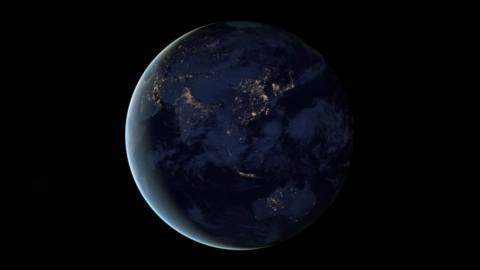
%> input picture 1.jpg, 480 x 270 px; the run also reads 1 picture not shown here
$ octave main_interHEVC.m   (GNU Octave 9; MATLAB toolbox functions it lacks are replaced by stand-ins)
%> lines starting %> are read from the running program, lines starting %| are printed output that depends on the picture
### motionEstInitS.m
% Computes motion vectors using Three Step Search method
%
% Input
%   Y : The image for which we want to find motion vectors
%   ref_Y : The reference image
%   puSize : Size of the prediction unit
%   p : Search parameter
%
% Ouput
%   TSScomputations: The average nupuer of points searched for a prediction unit
%   min: minimum cost based on SAD function
%   x, y: coordinates of best match PU
%   tSADInit: times spent in SAD computations
%
% Written by Aroh Barjatya work, adapted by Natalia Molinero Mingorance


function [tSADInit,TSScomputations, min, x, y] = motionEstInitS(Y, ref_Y, puSize, p)

[row, col] = size(ref_Y);

vectors = zeros(2,row*col/puSize^2);
costs = ones(3, 3) * 65537;
tSADInit=0;
computations = 0;

% we now take effectively log to the base 2 of p
% this will give us the nupuer of steps required

L = floor(log10(p+1)/log10(2));
stepMax = 2^(L-1);

% we start off from the top left of the image
% we will walk in steps of puSize
% for every prediction unit that we look at we will look for
% a close match p pixels on the left, right, top and bottom of it

puCount = 1;
for i = 1 : puSize : row-puSize+1
    for j = 1 : puSize : col-puSize+1

        % the three step search starts
        % we will evaluate 9 elements at every step
        % read the literature to find out what the pattern is
        % my variables have been named aptly to reflect their significance

        x = j;
        y = i;

        % In order to avoid calculating the center point of the search
        % again and again we always store the value for it from the
        % previous run. For the first iteration we store this value outside
        % the for loop, but for subsequent iterations we store the cost at
        % the point where we are going to shift our root.
%         tic
        costs(2,2) = costFuncSAD(Y(i:i+puSize-1,j:j+puSize-1), ...
                                    ref_Y(i:i+puSize-1,j:j+puSize-1),puSize);
%         tSADInit(computations + 1) = toc;
        computations = computations + 1;

        stepSize = stepMax;

        while(stepSize >= 1)

            % m is row(vertical) index
            % n is col(horizontal) index
            % this means we are scanning in raster order
            for m = -stepSize : stepSize : stepSize
                for n = -stepSize : stepSize : stepSize
                    refBlkVer = y + m;   % row/Vert co-ordinate for ref block
                    refBlkHor = x + n;   % col/Horizontal co-ordinate
                    if ( refBlkVer < 1 || refBlkVer+puSize-1 > row ...
                        || refBlkHor < 1 || refBlkHor+puSize-1 > col) %%for the borders of the blocks; i.e., we don't compare 9 points because we will be out of the search area
                        continue;
                    end


                    costRow = m/stepSize + 2;
                    costCol = n/stepSize + 2;
                    if (costRow == 2 && costCol == 2)
                        continue
                    end
                    tic
                    costs(costRow, costCol ) = costFuncSAD(Y(i:i+puSize-1,j:j+puSize-1), ...
                        ref_Y(refBlkVer:refBlkVer+puSize-1, refBlkHor:refBlkHor+puSize-1), puSize);
                    tSADInit=tSADInit+toc;
                    computations = computations + 1;
                end
            end

            % Now we find the vector where the cost is minimum
            % and store it ... this is what will be passed back.

            [dx, dy, min] = minCost(costs);      % finds which prediction unit in ref_Y gave us min Cost


            % shift the root for search window to new minima point

            x = x + (dx-2)*stepSize;
            y = y + (dy-2)*stepSize;

            % Arohs thought: At this point we can check and see if the
            % shifted co-ordinates are exactly the same as the root
            % co-ordinates of the last step, then we check them against a
            % preset threshold, and ifthe cost is less then that, than we
            % can exit from teh loop right here. This way we can save more
            % computations. However, as this is not implemented in the
            % paper I am modeling, I am not incorporating this test.
            % May be later...as my own addition to the algorithm

            stepSize = stepSize / 2;
            costs(2,2) = costs(dy,dx);

        end
        vectors(1,puCount) = y - i;    % row co-ordinate for the vector
        vectors(2,puCount) = x - j;    % col co-ordinate for the vector
        puCount = puCount + 1;
        costs = ones(3,3) * 65537;
    end
end
% motionVect = vectors;
% TSScomputations = computations/(puCount - 1);
TSScomputations = computations;

### motionEstTZS.m
% TZ Search with square seach, raster search and raster refinement search
% Calls montionEstInitS, montionEstRasS, montionEstRefS
% Input
%   Y : The image for which we want to find motion vectors
%   ref_Y : The reference image
%   puSize : Size of the prediction unit
%   p : Search parameter
%   iRaster : Search parameter
%
% Ouput
%   motionVect : the motion vectors for each integral prediction unit in Y
%   TZScomputations: The average number of points searched for a prediction
%   unit
%   tSADInit: times spent in SAD computations
%   tSADRas: times spent in SAD computations
%   tSADRef: times spent in SAD computations
%   tEndInit: times spent in Init search
%   tEndRas: times spent in raster scan
%   tEndRef: times spent in Refinement scn
%
% Written by Natalia Molinero Mingorance
%


function [tSADInit,tSADRas,tSADRef,tEndInit,tEndRas,tEndRef, motionVect, TZScomputations] = motionEstTZS(Y, ref_Y, puSize, p,iRaster)
tSADInit="";
tSADRas="";
tSADRef="";
tEndInit="";
tEndRas="";
tEndRef="";
tInit = tic;
[tSADInit, TSScomputations, Bestdistance, x, y] = motionEstInitS(Y, ref_Y, puSize, p); %%%square search step
tEndInit = toc(tInit)
TZScomputations=TSScomputations;

if Bestdistance ~= 0
    if Bestdistance > iRaster
        iRaster = 1;
        tRas = tic;
        [tSADRas, TRasScomputations, motionVect,Bestdistance, x, y] = montionEstRasS(Y, ref_Y, puSize, x, y, iRaster); %%%raster search step
        tEndRas = toc(tRas)
        TZScomputations=TZScomputations+TRasScomputations;
    elseif 0 < Bestdistance && Bestdistance < iRaster
        tRef = tic;
        [tSADRef, TRefScomputations,motionVect, x, y] = motionEstRefS(Y, ref_Y, puSize, p, x, y); %%%raster refinement search step
        tEndRef = toc(tRef)
        TZScomputations=TZScomputations+TRefScomputations;
    end
end

### motionEstRefS.m
% Computes motion vectors using Three Step Search Refinement method
%
% Input
%   Y : The image for which we want to find motion vectors
%   ref_Y : The reference image
%   puSize : Size of the prediction unit
%   p : Search parameter  (read literature to find what this means)
%   x, y: coordinates of previous best match PU
%
% Ouput
%   TRefScomputations: The average nupuer of points searched for a prediction unit
%   motionVect : the motion vectors for each integral prediction unit in Y
%   x, y: coordinates of best match PU
%   tSADRef: times spent in SAD computations
%
% Written by Aroh Barjatya work, adapted by Natalia Molinero Mingorance


function [tSADRef, TRefScomputations,motionVect, x, y] = motionEstRefS(Y, ref_Y, puSize, p, x, y)

[row, col] = size(ref_Y);

tSADRef=0;
vectors = zeros(2,row*col/puSize^2);
costs = ones(3, 3) * 65537;

computations = 0;

% we now take effectively log to the base 2 of p
% this will give us the nupuer of steps required

L = floor(log10(p+1)/log10(2));
stepMax = 2^(L-1);

% we start off from the top left of the image
% we will walk in steps of puSize
% for every prediction unit that we look at we will look for
% a close match p pixels on the left, right, top and bottom of it

puCount = 1;

hfilter=[-1,4,-11,40,40,-11,4,1];
qfilter=[-1,4,-10,58,17,-5,1,];

    for ii = 1 : puSize : row-puSize+1
        for jj = 1 : puSize : col-puSize+1

        % the three step search starts
        % we will evaluate 9 elements at every step
        % read the literature to find out what the pattern is
        % my variables have been named aptly to reflect their significance

%         x = j;
%         y = i;


        % In order to avoid calculating the center point of the search
        % again and again we always store the value for it from the
        % previous run. For the first iteration we store this value outside
        % the for loop, but for subsequent iterations we store the cost at
        % the point where we are going to shift our root.
                tic
               costs(2,2)  = costFuncSAD(Y(ii:ii+puSize-1,jj:jj+puSize-1), ...
                                            ref_Y(ii:ii+puSize-1,jj:jj+puSize-1),puSize);
%                 tSADRef(computations + 1) = toc; %initially though like
%                 this but the final array was bigger than allowed by
%                 Matlab because of the number of computations
                tSADRef=tSADRef+toc;
                computations = computations +1;

                stepSize = stepMax;

                while(stepSize >= 1)

                    % m is row(vertical) index
                    % n is col(horizontal) index
                    % this means we are scanning in raster order
                    for m = -stepSize : stepSize : stepSize
                        for n = -stepSize : stepSize : stepSize
                            refBlkVer = y + m;   % row/Vert co-ordinate for ref block
                            refBlkHor = x + n;   % col/Horizontal co-ordinate
                            if ( refBlkVer < 1 || refBlkVer+puSize-1 > row ...
                                || refBlkHor < 1 || refBlkHor+puSize-1 > col) %%for the borders of the blocks; i.e., we don't compare 9 points because we will be out of the search area
                                continue;
                            end


                            costRow = m/stepSize + 2;
                            costCol = n/stepSize + 2;
                            if (costRow == 2 && costCol == 2)
                                continue
                            end
                            tic
                             costs(costRow, costCol )  = costFuncSAD(Y(ii:ii+puSize-1,jj:jj+puSize-1), ...
                                ref_Y(refBlkVer:refBlkVer+puSize-1, refBlkHor:refBlkHor+puSize-1), puSize);
                            tSADRef=tSADRef+toc;
                            computations = computations+ 1;
                        end
                    end

                    % Now we find the vector where the cost is minimum
                    % and store it ... this is what will be passed back.

                    [dx, dy] = minCost(costs);      % finds which prediction unit in ref_Y gave us min Cost


                    % shift the root for search window to new minima point

                    x = x + (dx-2)*stepSize;
                    y = y + (dy-2)*stepSize;

                    % Arohs thought: At this point we can check and see if the
                    % shifted co-ordinates are exactly the same as the root
                    % co-ordinates of the last step, then we check them against a
                    % preset threshold, and ifthe cost is less then that, than we
                    % can exit from teh loop right here. This way we can save more
                    % computations. However, as this is not implemented in the
                    % paper I am modeling, I am not incorporating this test.
                    % May be later...as my own addition to the algorithm

                    stepSize = stepSize / 2;
                    costs(2,2) = costs(dy,dx);
                    if stepSize == 2 && x-4>0 && y-4 > 0 %so we don't get samples outside the frame
                        [subY_ref,subY] = subpel_interpolation(x,y,ref_Y,Y);
                        tic
                       costs(costRow, costCol ) = costFuncSATD(subY_ref,subY);
                        tSADRef=tSADRef+toc;
                        computations = computations + 1;

                    end
                end

                vectors(1,puCount) = y - ii;    % row co-ordinate for the vector
                vectors(2,puCount) = x - jj;    % col co-ordinate for the vector
                puCount = puCount + 1;
                costs = ones(3,3) * 65537;

       end
    end


motionVect = vectors;
% TRefScomputations = computations/(puCount - 1);
 TRefScomputations = computations;

### motionComp.m
% Computes motion compensated image using the given motion vectors
%
% Input
%   ref_Y : The reference image (luma component)
%   motionVect : The motion vectors
%   puSize : Size of the prediction unit
%
% Ouput
%   imgComp : The motion compensated image
%
% Written by Aroh Barjatya work, adapted by Natalia Molinero Mingorance

function imgComp = motionComp(ref_Y, motionVect, puSize)

[row col] = size(ref_Y);


% we start off from the top left of the image
% we will walk in steps of puSize
% for every marcoblock that we look at we will read the motion vector
% and put that prediction unit from refernce image in the compensated image

puCount = 1;
for i = 1:puSize:row-puSize+1
    for j = 1:puSize:col-puSize+1

        % dy is row(vertical) index
        % dx is col(horizontal) index
        % this means we are scanning in order

        dy = motionVect(1,puCount);
        dx = motionVect(2,puCount);
        refBlkVer = i + dy;
        refBlkHor = j + dx;

        imageComp(i:i+puSize-1,j:j+puSize-1) = ref_Y(refBlkVer:refBlkVer+puSize-1, refBlkHor:refBlkHor+puSize-1);

        puCount = puCount + 1;
    end
end

imgComp = imageComp;

### imgPSNR.m
% Computes motion compensated image's PSNR
%
% Input
%   Y : The original image (luma component)
%   imgComp : The compensated image
%   n : the peak value possible of any pixel in the images
%
% Ouput
%   psnr : The motion compensated image's PSNR
%
% Written by Aroh Barjatya work, adapted by Natalia Molinero Mingorance

function psnr = imgPSNR(Y, imgComp, n)

[row col] = size(Y);

err = 0;

for i = 1:row
    for j = 1:col
        err = err + (Y(i,j) - imgComp(i,j))^2;
    end
end
mse = err / (row*col);

psnr = 10*log10(n*n/mse);

### main_interHEVC.m
% This script computes the Motion Estimation algorithm for TZ Search,
% taking Prediction Units as in HEVC
%it outputs the number of computations in the search algorithms and
%different computation times in the algorithms to evaluate performance
% It then computes the motion compensation and PSNR
% Written by Natalia Molinero Mingorance
clc
close all
clear all
clearAllMemoizedCaches


ref_frame = double(imread('1.jpg'));
target_frame = double(imread('2.jpg'));
ref_frame = ref_frame(1:256, 1:256, :); %%MIRAR CÓMO SE HACE CON EL TAMAÑALO REAL
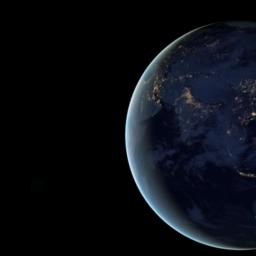
%> ref_frame: size 256x256x3 double; mean R, G, B 10.9, 13.5, 19.9
target_frame = target_frame(1:256, 1:256, :); %%MIRAR CÓMO SE HACE CON EL TAMAÑALO REAL
%> target_frame: size 256x256x3 double


%%we use only luminance component for current and reference images

R = ref_frame(:,:,1); G = ref_frame(:,:,2); B = ref_frame(:,:,3);
%> after `R = ref_frame(:,:,1)`:
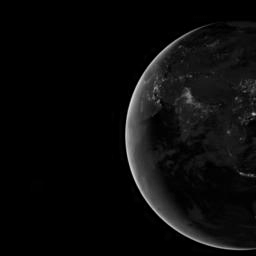
%> R: size 256x256 double; min 0, max 218, mean 10.9
%> after `B = ref_frame(:,:,3)`:
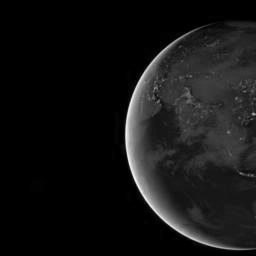
%> B: size 256x256 double; min 0, max 252, mean 19.9
ref_Y=0.288*R+0.587*G+0.114*B;
R = target_frame(:,:,1); G = target_frame(:,:,2); B = target_frame(:,:,3);
%> after `G = target_frame(:,:,2)`:
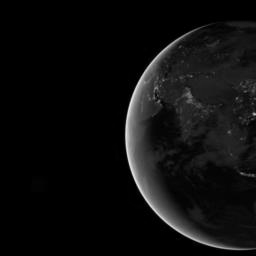
%> G: size 256x256 double; min 0, max 241, mean 13.6
Y=0.288*R+0.587*G+0.114*B;
%memUsed
puSize = 32;
p = 128; %parameter for search area: from pu block to border of search area
iRaster = 300;%for refinement search
%iRaster = 4;%for raster search


    % TZ Search
    tStartME = tic;
    [tSADInit,tSADRas,tSADRef,tEndInit,tEndRas,tEndRef,motionVect,computations ] = motionEstTZS(Y,ref_Y,puSize,p,iRaster);
%> after the loop in motionEstInitS, `for i = 1 : puSize : row-puSize+1`: computations = 2305; costs = [65537 65537 65537; 65537 65537 65537; 65537 65537 65537]; puCount = 65; tSADInit = 0.0654; vectors = 64 columns, first 8: [0 0 0 0 0 0 0 0; 0 -63 -127 -127 -127 0 0 0]
%> in motionEstInitS, `TSScomputations = computations;`: TSScomputations = 2305
%> in motionEstTZS, `[tSADInit, TSScomputations, Bestdistance, x, y] = motionEstInitS(Y, re..`: tSADInit = 0.0654; TSScomputations = 2305; Bestdistance = 258.1; x = 225
%> in motionEstTZS, `TZScomputations=TSScomputations;`: TZScomputations = 2305
%> after the loop in motionEstRefS, `for ii = 1 : puSize : row-puSize+1`: computations = 2132; subY = 11 rows, first 8: [37.66 1272.7 2351.7 2201.2; 32.72 1158.6 1906.2 1729.1; 27.77 1038.3 1492.3 1290.5; 28.52 991.9 1689 1554.8; 0 1 1 1; 0 1 1 1; 0 1 1 1; 28.52 0 0 0]; subY_ref = 11 rows, first 8: [30.74 993.8 1877 1775; 25.79 861.9 1468.1 1354.3; 25.79 934 1369.5 1199.7; 24.56 854.6 1416.4 1293.5; 0 1 1 1; 0 1 1 1; 0 1 1 1; 24.56 0 0 0]; tSADRef = 0.126; vectors = 64 columns, first 8: [224 224 224 224 224 224 224 224; 224 192 160 128 96 64 32 0]; x = 161
%> in motionEstRefS, `motionVect = vectors;`: motionVect has the same summary as vectors
%> in motionEstRefS, `TRefScomputations = computations;`: TRefScomputations = 2132
%> in motionEstTZS, `[tSADRef, TRefScomputations,motionVect, x, y] = motionEstRefS(Y, ref_Y..`: tSADRef = 0.126; TRefScomputations = 2132; motionVect has the same summary as vectors in motionEstRefS; x = 161
%> in motionEstTZS, `TZScomputations=TZScomputations+TRefScomputations;`: TZScomputations = 4437
%> tSADInit = 0.0654; tSADRas = ''; tSADRef = 0.126; tEndInit = 0.106; tEndRas = ''; tEndRef = 0.213; motionVect has the same summary as vectors in motionEstRefS; computations = 4437
%     f = @ () motionEstTZS(Y,ref_Y,puSize,p,iRaster);
%     t=timeit(f,8);
    tEndME = toc(tStartME)
    TZScomputations = computations;
%> TZScomputations = 4437
    imgComp = motionComp(ref_Y, motionVect, puSize);
%> after the loop in motionComp, `for i = 1:puSize:row-puSize+1`:
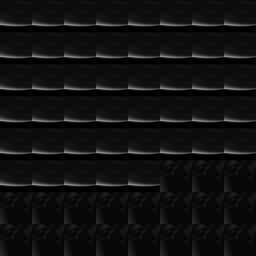
%> imageComp: size 256x256 double; min 0, max 149.7, mean 17.6
%> after the loop in motionComp, `for i = 1:puSize:row-puSize+1`: puCount = 65
    TZSpsnr = imgPSNR(Y, imgComp, 255);
%> after the loop in imgPSNR, `for i = 1:row`: err = 77098713.9
%> in imgPSNR, `mse = err / (row*col);`: mse = 1176.4
%> in imgPSNR, `psnr = 10*log10(n*n/mse);`: psnr = 17.43
%> TZSpsnr = 17.43

%kWh = (watts × hrs) ÷ 1,000
%averaged watts measured during execution: 8.1W
%execution time in hrs:
tEndME=tEndME/3600;
E=14*tEndME/1000;

%operational emissions= E*I
I=275; %carbon intensity in Europe in 2021
O=E*I;

% memUsed


save dsplots2 TZSpsnr TZScomputations
